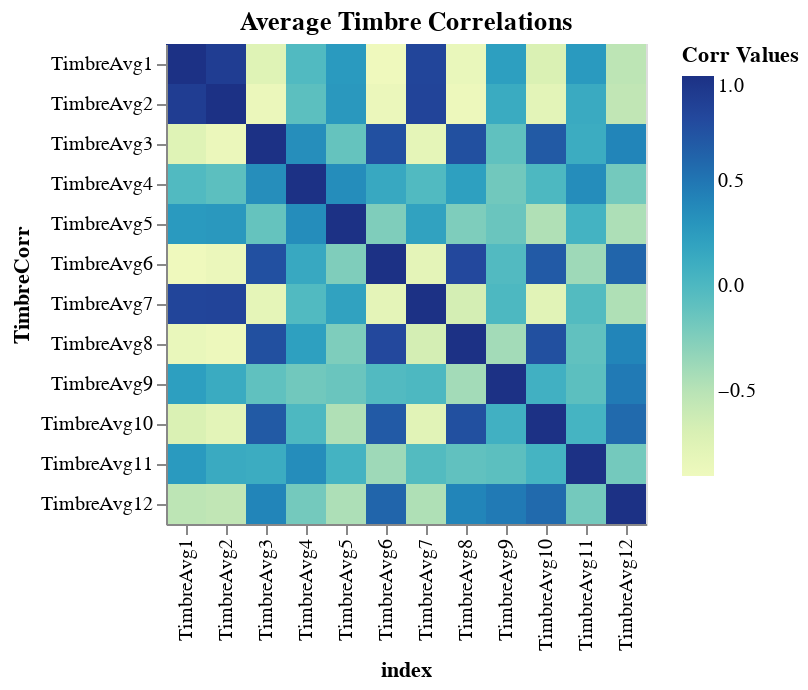

Notebook source saved alongside this figure:
### Markdown cell above
As claimed, 12 features/basis capture different aspects of timbre. Their correlations are low as expected.

### Code cell
# compute timbre correlation
timbre_corr = timbre_avg_by_year[[f'TimbreAvg{i}' for i in range(1, 13)]].corr().reset_index()
timbre_covs_long = timbre_corr.melt("index", var_name = "TimbreCorr", value_name = "Corr Values")
# visualize timbre correlation 
alt.Chart(timbre_covs_long).mark_rect().encode(
    x=alt.X('index:O', sort=timbre_cols),
    y=alt.Y('TimbreCorr:O', sort=timbre_cols),
    color='Corr Values:Q',
    tooltip=['index', 'TimbreCorr', 'Corr Values']
).properties(
    title='Average Timbre Correlations'
)

### Figure 1 — Vega-Lite specification as saved in the notebook (floating-point values rounded to 4 significant figures; data arrays with more than 128 entries replaced by an {"elided": "..."} marker saying what was removed)
{"config": {"view": {"continuousWidth": 400, "continuousHeight": 300}}, "data": {"name": "data-b976d4e2f817598fc534da1f68621808"}, "mark": "rect", "encoding": {"color": {"type": "quantitative", "field": "Corr Values"}, "tooltip": [{"type": "nominal", "field": "index"}, {"type": "nominal", "field": "TimbreCorr"}, {"type": "quantitative", "field": "Corr Values"}], "x": {"type": "ordinal", "field": "index", "sort": ["TimbreAvg1", "TimbreAvg2", "TimbreAvg3", "TimbreAvg4", "TimbreAvg5", "TimbreAvg6", "TimbreAvg7", "TimbreAvg8", "TimbreAvg9", "TimbreAvg10", "TimbreAvg11", "TimbreAvg12"]}, "y": {"type": "ordinal", "field": "TimbreCorr", "sort": ["TimbreAvg1", "TimbreAvg2", "TimbreAvg3", "TimbreAvg4", "TimbreAvg5", "TimbreAvg6", "TimbreAvg7", "TimbreAvg8", "TimbreAvg9", "TimbreAvg10", "TimbreAvg11", "TimbreAvg12"]}}, "title": "Average Timbre Correlations", "$schema": "https://vega.github.io/schema/vega-lite/v4.8.1.json", "datasets": {"data-b976d4e2f817598fc534da1f68621808": {"elided": "144 records"}}}
